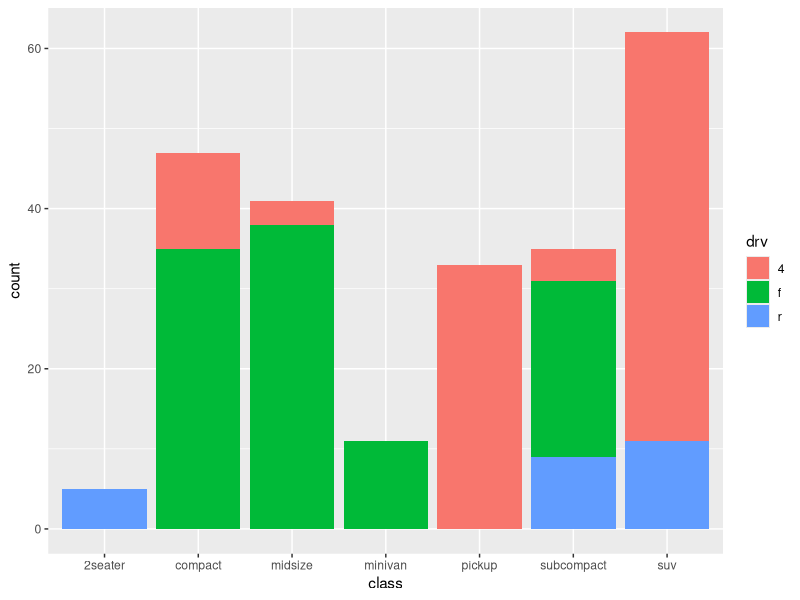
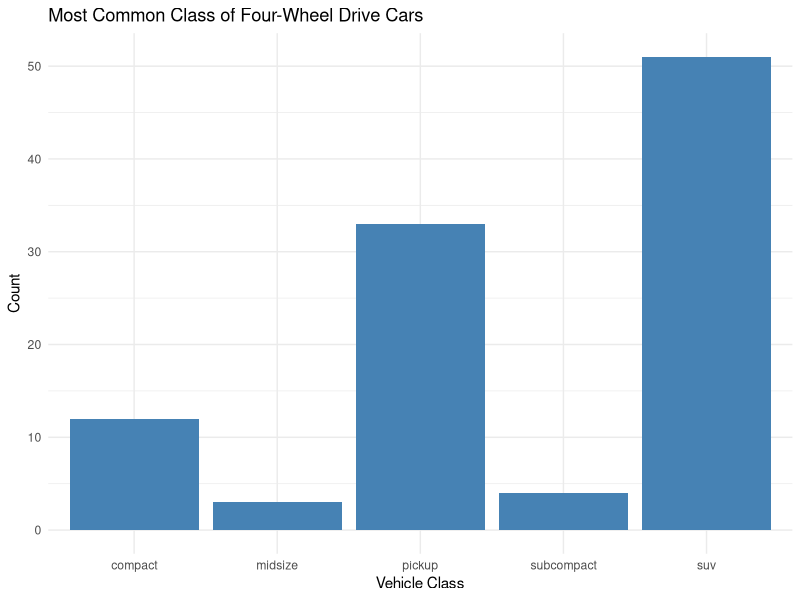
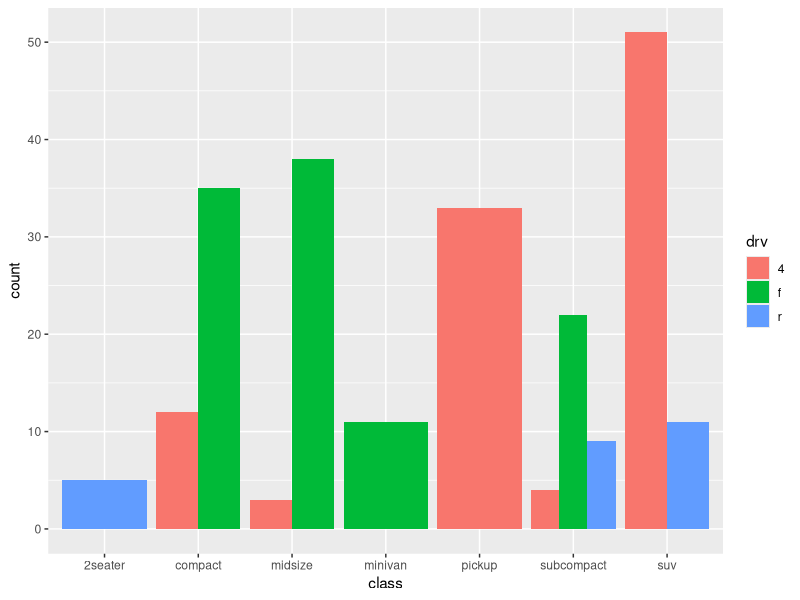
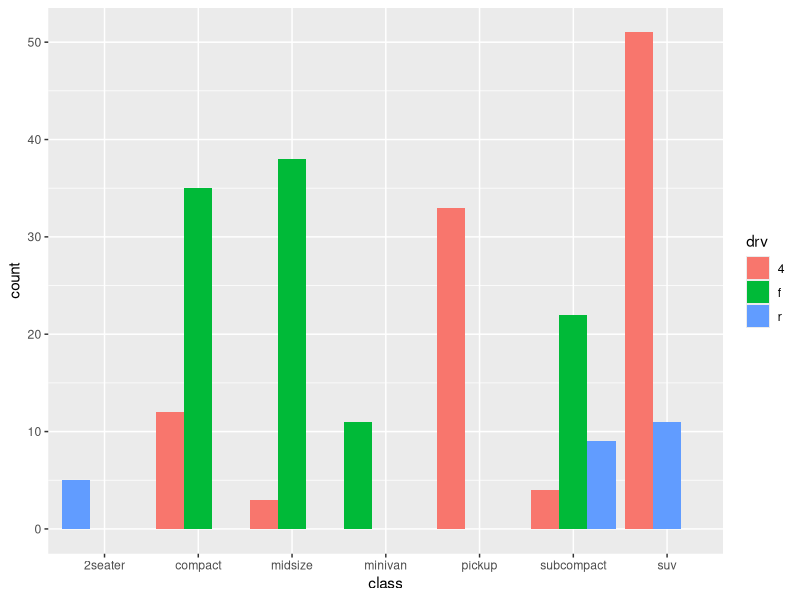
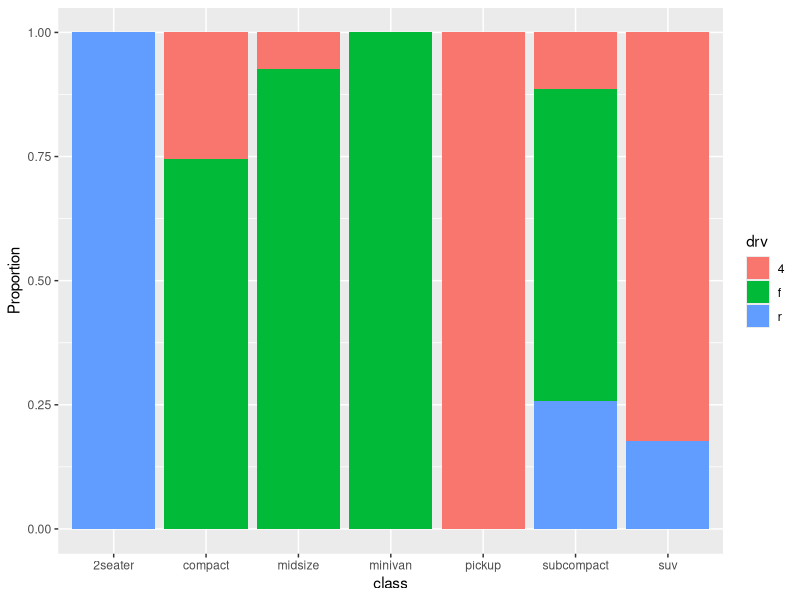
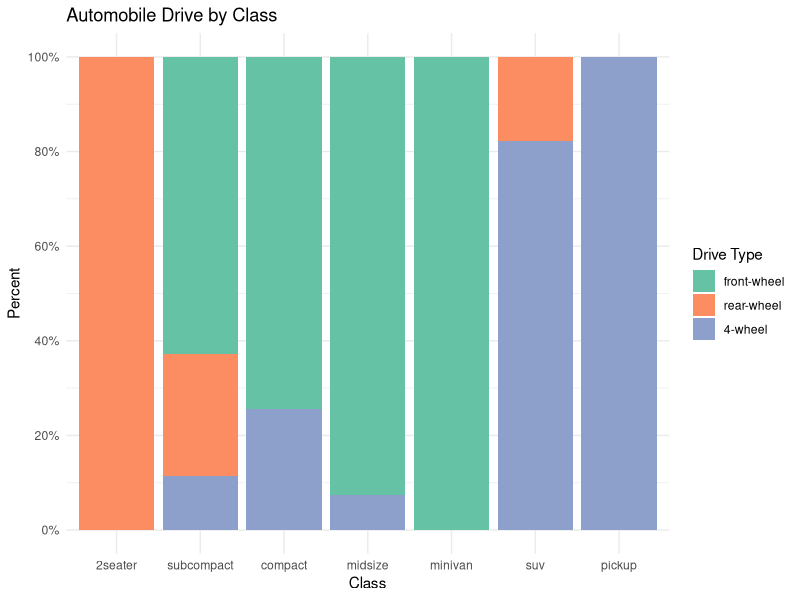
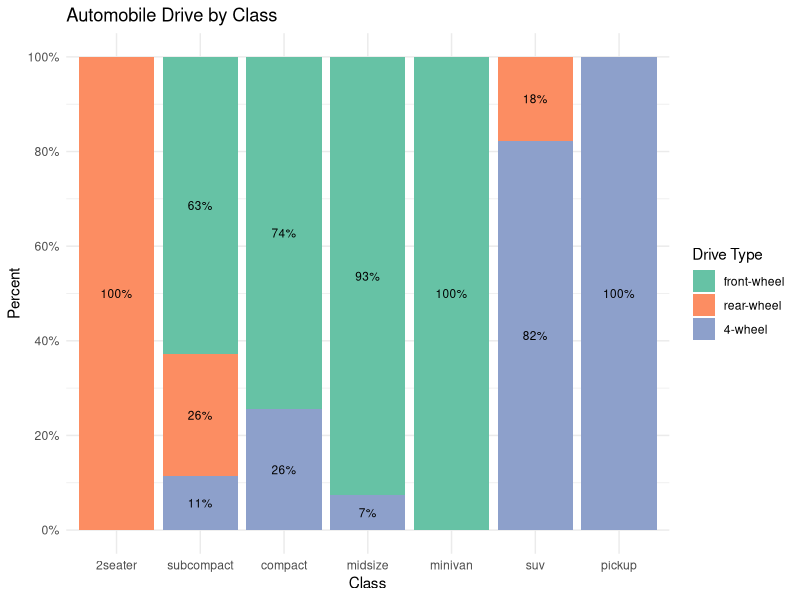
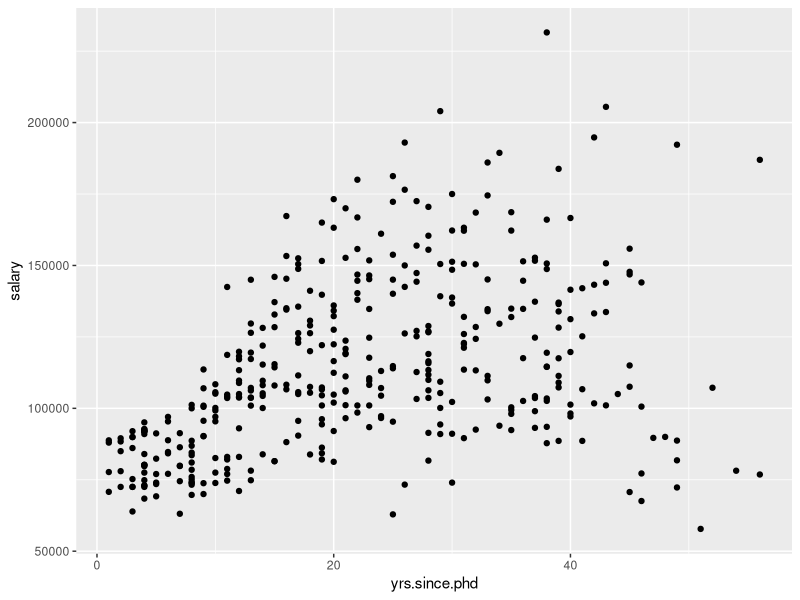

These charts were generated, in order, by the following R code: (Note: this script raises an error after producing the figures.)
## ---- chunk 1
knitr::opts_chunk$set(echo = TRUE)
## ---- chunk 2
library(ggplot2)
mydata <- mpg
# stacked bar chart
ggplot(mpg, 
       aes(x = class, 
           fill = drv)) + 
  geom_bar(position = "stack")
## ---- chunk 3
# write your answer here
# Filter the data for only four-wheel drive cars
four_wheel_drive <- mpg[mpg$drv == "4", ]

# Plot a bar chart for four-wheel drive cars
ggplot(four_wheel_drive, aes(x = class)) +
  geom_bar(fill = "steelblue") +
  labs(
    title = "Most Common Class of Four-Wheel Drive Cars",
    x = "Vehicle Class",
    y = "Count"
  ) +
  theme_minimal()
## ---- chunk 4
library(ggplot2)
# change the order the levels for the categorical variable "class"


# grouped bar plot
ggplot(mpg, 
       aes(x = class, 
           fill = drv)) + 
  geom_bar(position = "dodge")
## ---- chunk 5
library(ggplot2)

# grouped bar plot preserving zero count bars
# write your answer here
ggplot(mpg, 
       aes(x = class, 
           fill = drv)) + 
  geom_bar(position = position_dodge(preserve = "single"))
## ---- chunk 6
library(ggplot2)

# bar plot, with each bar representing 100%
ggplot(mpg, 
       aes(x = class, 
           fill = drv)) + 
  geom_bar(position = "fill") +
  labs(y = "Proportion")
## ---- chunk 7
library(ggplot2)

# bar plot, with each bar representing 100%, 
# reordered bars, and better labels and colors
library(scales)
ggplot(mpg, 
       aes(x = factor(class,
                      levels = c("2seater", "subcompact", 
                                "compact", "midsize", 
                                "minivan", "suv", "pickup")),
           fill = factor(drv, 
                         levels = c("f", "r", "4"),
                         labels = c("front-wheel", 
                                    "rear-wheel", 
                                    "4-wheel")))) + 
  geom_bar(position = "fill") +
  scale_y_continuous(breaks = seq(0, 1, .2), 
                     label = percent) +
  scale_fill_brewer(palette = "Set2") +
  labs(y = "Percent", 
       fill = "Drive Type",
       x = "Class",
       title = "Automobile Drive by Class") +
  theme_minimal()
## ---- chunk 8
# create a summary dataset
library(dplyr)
plotdata <- mpg %>%
  group_by(class, drv) %>%
  summarize(n = n()) %>% 
  mutate(pct = n/sum(n),
         lbl = scales::percent(pct))
plotdata
## ---- chunk 9
# create segmented bar chart
# adding labels to each segment

ggplot(plotdata, 
       aes(x = factor(class,
                      levels = c("2seater", "subcompact", 
                                 "compact", "midsize", 
                                 "minivan", "suv", "pickup")),
           y = pct,
           fill = factor(drv, 
                         levels = c("f", "r", "4"),
                         labels = c("front-wheel", 
                                    "rear-wheel", 
                                    "4-wheel")))) + 
  geom_bar(stat = "identity",
           position = "fill") +
  scale_y_continuous(breaks = seq(0, 1, .2), 
                     labels = percent) +
  geom_text(aes(label = lbl), 
            size = 3, 
            position = position_stack(vjust = 0.5)) +
  scale_fill_brewer(palette = "Set2") +
  labs(y = "Percent", 
       fill = "Drive Type",
       x = "Class",
       title = "Automobile Drive by Class") +
  theme_minimal()
## ---- chunk 10
library(ggplot2)
data(Salaries, package="carData")

# simple scatterplot
ggplot(Salaries, 
       aes(x = yrs.since.phd, 
           y = salary)) +
  geom_point()
## ---- chunk 11
# Scatterplot with color, transparency, and axis scaling
# enhanced scatter plot
ggplot(Salaries, 
       aes(x = yrs.since.phd, 
           y = salary)) +
  geom_point(color="cornflowerblue", 
             size = 2, 
             alpha=.8) +
  scale_y_continuous(label = scales::dollar, 
                     limits = c(50000, 250000)) +
  scale_x_continuous(breaks = seq(0, 60, 10), 
                     limits=c(0, 60)) + 
  labs(x = "Years Since PhD",
       y = "",
       title = "Experience vs. Salary",
       subtitle = "9-month salary for 2008-2009")
## ---- chunk 12
data(gapminder, package="gapminder")

# Select US cases
library(dplyr)
plotdata <- filter(gapminder, 
                   country == "United States")

# simple line plot
ggplot(plotdata, 
       aes(x = year, 
           y = lifeExp)) +
  geom_line() 
## ---- chunk 13
# line plot with points
# and improved labeling
# write your answer here
# Load necessary libraries and data (from previous steps)

data(gapminder, package="gapminder")

# Select US cases
plotdata <- filter(gapminder, country == "United States")

# The enhanced line plot with points and improved labeling
ggplot(plotdata,
       aes(x = year, 
           y = lifeExp)) +

  geom_line() +
  geom_point(size = 3, color = "steelblue") +
  

  labs(x = "Year", 
       y = "Life Expectancy (years)", 
       title = "Life expectancy changes over time", 
       subtitle = "United States (1952-2007)", 
       caption = "Source: http://www.gapminder.org/data/")
## ---- chunk 14
data(Salaries, package="carData")

# calculate mean salary for each rank
library(dplyr)
plotdata <- Salaries %>%
  group_by(rank) %>%
  summarize(mean_salary = mean(salary))

# plot mean salaries
ggplot(plotdata, 
       aes(x = rank, 
           y = mean_salary)) +
  geom_bar(stat = "identity")
## ---- chunk 15
knitr::include_graphics("bar-chart.png")
## ---- chunk 16
# plot mean salaries in a more attractive fashion
data(Salaries, package="carData")

# calculate mean salary for each rank
library(dplyr)
library(ggplot2)
library(scales) 

plotdata <- Salaries %>%
  group_by(rank) %>%
  summarize(mean_salary = mean(salary))

# plot mean salaries to match the desired image with grid background
ggplot(plotdata, 
       aes(x = rank, 
           y = mean_salary)) +
  
  # 1. 绘制条形图并设置颜色和宽度
  geom_bar(stat = "identity", fill = "cornflowerblue", width = 0.7) +
  
  # 2. 在条形图顶部添加数据标签 (Mean Salary)
  geom_text(aes(label = dollar(mean_salary, accuracy = 1)), 
            vjust = -0.5, 
            size = 5,
            color = "black") +
  
  # 3. 定制 Y 轴：设置刻度与图片一致
  scale_y_continuous(labels = dollar_format(),
                     breaks = c(0, 20000, 40000, 60000, 80000, 100000, 120000), 
                     limits = c(0, 135000)) + 
  
  # 4. 设置标题和轴标签
  labs(title = "Mean Salary by Rank",
       subtitle = "9-month academic salary for 2008-2009",
       x = NULL, y = NULL) + 
  
  # 5. 调整 X 轴标签 (Rank)
  scale_x_discrete(labels = c("AsstProf" = "Assistant\nProfessor", 
                              "AssocProf" = "Associate\nProfessor", 
                              "Prof" = "Full\nProfessor")) +
  

  theme(plot.title = element_text(face = "bold"),
        plot.subtitle = element_text(face = "plain"),
        legend.position = "none")

## ---- chunk 17
data(Salaries, package="carData")
# draw kernel density plot
# write your answer here


ggplot(Salaries, 
       aes(x = salary, 
           color = rank,   
           fill = rank)) +  

  geom_density(alpha = 0.5) + 
  labs(title = "Salary distribution by rank",
       x = "Salary",
       y = "Density") +
  

  theme_minimal()

## ---- chunk 18
data(Salaries, package="carData")

# draw kernel density plot
# write your answer here
ggplot(Salaries, 
       aes(x = salary, 
           fill = rank)) +  
  geom_density(alpha = 0.4) +
  labs(title = "Salary Distribution by Rank",
       x = "Salary",
       y = "Density") +
  
  # 3. 美化主题
  theme_minimal()
## ---- chunk 19
knitr::include_graphics("box-plot.png")
## ---- chunk 20
# plot the distribution of salaries by rank using boxplots
ggplot(Salaries, 
       aes(x = rank, 
           y = salary)) +
  geom_boxplot() +
  labs(title = "Salary distribution by rank")
## ---- chunk 21
# plot the distribution of salaries by rank using boxplots
ggplot(Salaries, aes(x = rank, 
                     y = salary)) +
  geom_boxplot(notch = TRUE, 
               fill = "cornflowerblue", 
               alpha = .7) +
  labs(title = "Salary distribution by rank")
## ---- chunk 22
# plot the distribution of salaries 
# by rank using violin plots
ggplot(Salaries, aes(x = rank, y = salary)) +
  geom_violin() +
  labs(title = "Salary distribution by rank")
## ---- chunk 23
# write your answer here
data(Salaries, package="carData")

library(ggplot2) # 确保导入 ggplot2

ggplot(Salaries, 
       aes(x = rank, 
           y = salary)) +
  
  # 1. 绘制小提琴图
  geom_violin(aes(fill = rank), # 按 rank 分组填充颜色
              fill = "cornflowerblue") + # 将小提琴的颜色设置为 'cornflowerblue'
  
  # 2. 在小提琴图上添加箱线图
  geom_boxplot(width = 0.15, 
               color = "orange", 
               outlier.color = "orange", 
               outlier.size = 2,
               alpha = 0) + # 设置 alpha=0 使箱子内部透明，只显示橙色边框
  
  # 3. 添加标题和轴标签
  labs(title = "Salary Distribution and Summary by Rank",
       subtitle = "Boxplot (Orange) on Violin Plot (Cornflowerblue)",
       x = "Academic Rank",
       y = "Salary") +
  

  theme_minimal() +
  theme(legend.position = "none") 
## ---- chunk 24
# calculate means, standard deviations,
# standard errors
library(dplyr)
plotdata <- Salaries %>%
  group_by(rank) %>%
  summarize(n = n(),
         mean = mean(salary),
         sd = sd(salary),
         se = sd / sqrt(n))

plotdata
## ---- chunk 25
# plot the means and standard errors
ggplot(plotdata, 
       aes(x = rank, 
           y = mean, 
           group = 1)) +
  geom_point(size = 3) +
  geom_line() +
  geom_errorbar(aes(ymin = mean - se, 
                    ymax = mean + se), 
                width = .1)
## ---- chunk 26
# write your answer here
plotdata <- Salaries %>%
  group_by(rank, sex) %>%
  summarize(n = n(),
            mean = mean(salary),
            sd = sd(salary),
            se = sd/sqrt(n))

ggplot(plotdata, aes(x = rank,
                     y = mean,
                     group=sex,
                     color=sex)) +
  geom_point(size = 3) +
  geom_line(size = 1) +
  geom_errorbar(aes(ymin  =mean - se, 
                    ymax = mean+se), 
                width = .1)
## ---- chunk 27
knitr::include_graphics("mean-chart.png")
## ---- chunk 28
data(gapminder, package="gapminder")

# subset Asian countries in 2007
library(dplyr)
plotdata <- gapminder %>%
  filter(continent == "Asia" & 
         year == 2007)

# basic Cleveland plot of life expectancy by country
ggplot(plotdata, 
       aes(x= lifeExp, y = country)) +
  geom_point()
## ---- chunk 29
# write your answer here
# Sorted Cleveland plot
plotdata <- gapminder %>%
  filter(continent == "Asia" & year == 2007)

ggplot(plotdata,
       aes(x = lifeExp, 

           y = reorder(country, lifeExp))) + 
  
  geom_point(size = 3, color = "darkblue") +
  
  labs(title = "2007 Life Expectancy for Asian Countries",
       x = "Life Expectancy (years)",
       y = "Country") +
  
  theme_minimal()
## ---- chunk 30
ggplot(plotdata, 
       aes(x = lifeExp, 
           y = country)) + 
geom_segment(aes(x = 40, 
               xend = lifeExp, 
               y = country,
               yend = country
               ),
               color = "lightblue")
## ---- chunk 31
knitr::include_graphics("dot-chart.png")
